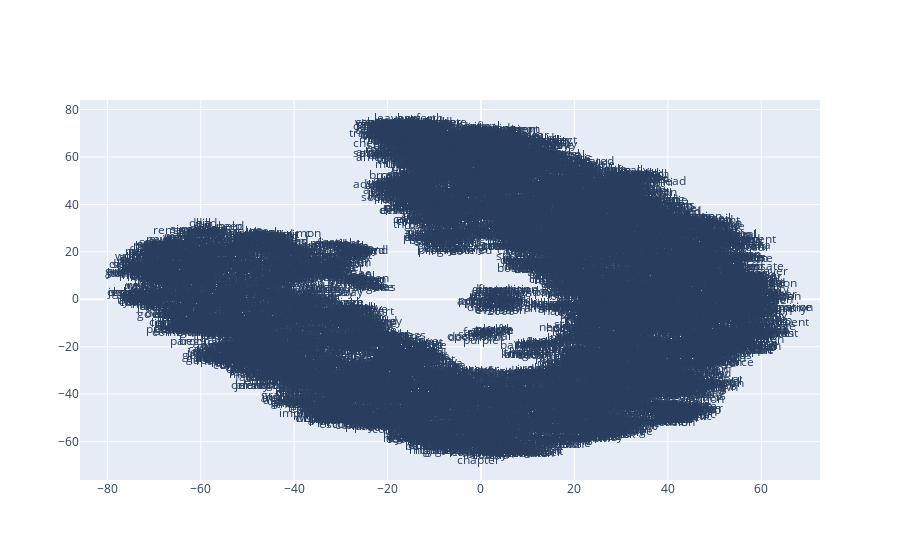

The notebook cell this image was saved under:
### Code cell
x_vals_no_sw, y_vals_no_sw, labels_no_sw = reduce_dimensions(word2vec_model_no_sw)
print('This is a plot for word2vec_model_no_sw')
plot_function(x_vals_no_sw, y_vals_no_sw, labels_no_sw)

### Figure 1 — Plotly figure (JSON) as saved in the notebook; plotly's stock layout.template omitted (floating-point values rounded to 4 significant figures; data arrays with more than 128 entries replaced by an {"elided": "..."} marker saying what was removed)
{"data": [{"mode": "text", "text": {"elided": "8844 str values"}, "type": "scatter", "x": {"elided": "8844 float values"}, "y": {"elided": "8844 float values"}}], "layout": {}}
